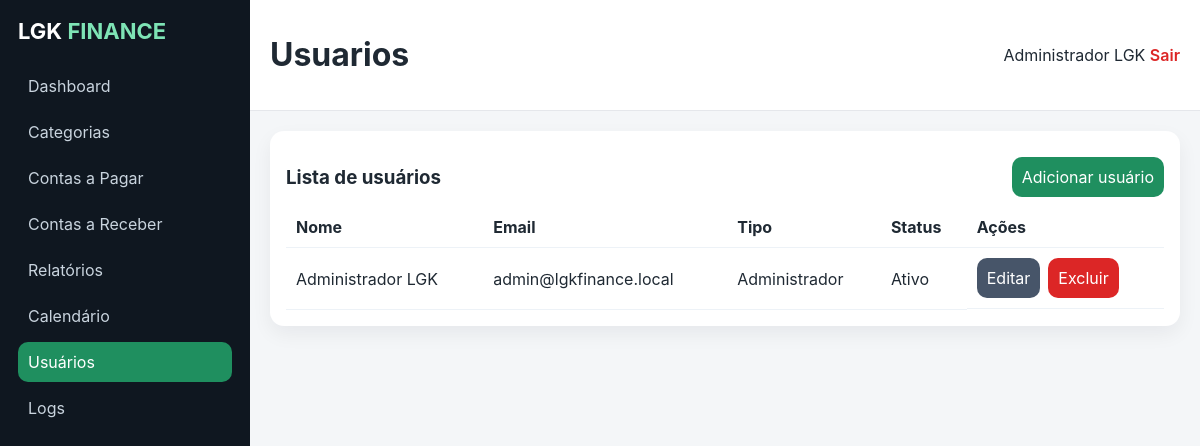
The app's page /index.php?module=usuarios (signed in) with its own data.
### tables this page shows
CREATE TABLE usuarios (
  id INT AUTO_INCREMENT PRIMARY KEY,
  nome VARCHAR(120) NOT NULL,
  email VARCHAR(150) NOT NULL UNIQUE,
  senha VARCHAR(255) NOT NULL,
  tipo_usuario ENUM('Administrador','Usuário') NOT NULL DEFAULT 'Usuário',
  status TINYINT(1) NOT NULL DEFAULT 1,
  created_at TIMESTAMP DEFAULT CURRENT_TIMESTAMP,
  updated_at TIMESTAMP DEFAULT CURRENT_TIMESTAMP ON UPDATE CURRENT_TIMESTAMP
);

### index.php (called while the page is built, shortened)
<?php
require_once __DIR__ . '/includes/functions.php';
include __DIR__ . '/includes/layout.php';

### includes/functions.php (called while the page is built, shortened)
<?php
function esc(?string $value): string
{
    return htmlspecialchars((string)$value, ENT_QUOTES, 'UTF-8');
}

### modules/usuarios.php (the view, shortened to what this page needs)
<?php
$users = $pdo->query('SELECT * FROM usuarios ORDER BY nome')->fetchAll();
?>
<div class="card">
    <div class="card-header-row">
        <h3>Lista de usuários</h3>
        <button class="btn-primary" type="button" data-modal-target="modal-usuario-create">Adicionar usuário</button>
    </div>
    <div class="table-wrap">
        <table>
            <tr><th>Nome</th><th>Email</th><th>Tipo</th><th>Status</th><th>Ações</th></tr>
            <?php foreach ($users as $u): ?>
                <tr>
                    <td><?= esc($u['nome']) ?></td>
                    <td><?= esc($u['email']) ?></td>
                    <td><?= esc($u['tipo_usuario']) ?></td>
                    <td><?= $u['status'] ? 'Ativo' : 'Inativo' ?></td>
                    <td class="actions">
                        <button class="btn-secondary" type="button" data-modal-target="modal-usuario-edit-<?= $u['id'] ?>">Editar</button>
                        <form method="post" onsubmit="return confirm('Excluir usuário?')">
                            <button class="btn-danger" type="submit" <?= $u['id'] == $_SESSION['user']['id'] ? 'disabled' : '' ?>>Excluir</button>
                        </form>
                    </td>
                </tr>
            <?php endforeach; ?>
        </table>
    </div>
</div>

### assets/css/style.css (style rules this page uses)
:root { --green:#1f8f5f;--green-dark:#166a47;--bg:#f4f6f8;--text:#1f2933;--muted:#6b7280;--danger:#dc2626;--warning:#d97706;--card:#fff; }
* { box-sizing:border-box }
body { margin:0;font-family:Inter,Arial,sans-serif;background:var(--bg);color:var(--text) }
.card { background:var(--card);padding:16px;border-radius:14px;box-shadow:0 8px 20px rgba(15,23,42,.06) }
.table-wrap { overflow:auto }
table { width:100%;border-collapse:collapse }
th,td { padding:10px;border-bottom:1px solid #edf2f7;text-align:left;white-space:nowrap }
input,select,textarea,button { padding:10px;border:1px solid #d1d5db;border-radius:10px;font:inherit }
button { cursor:pointer }
.btn-primary,.btn-secondary,.btn-danger,.btn-success { border:none;color:#fff }
.btn-primary { background:var(--green) }
.btn-secondary { background:#475569 }
.btn-danger { background:var(--danger) }
.actions { display:flex;gap:8px;align-items:center;flex-wrap:wrap }
.card-header-row { display:flex;justify-content:space-between;align-items:center;gap:10px;flex-wrap:wrap }

### records on screen
usuarios: nome "Administrador LGK", email "admin@lgkfinance.local", tipo_usuario "Administrador", status "Ativo"

### other values on screen
$label "Dashboard"
$label "Categorias"
$label "Contas a Pagar"
$label "Contas a Receber"
$label "Relatórios"
$label "Calendário"
$label "Usuários"
$label "Logs"
str_replace('_', ' ', $_GET['module'] ?? 'dashboard') "Usuarios"
$_SESSION['user']['nome'] "Administrador LGK"
